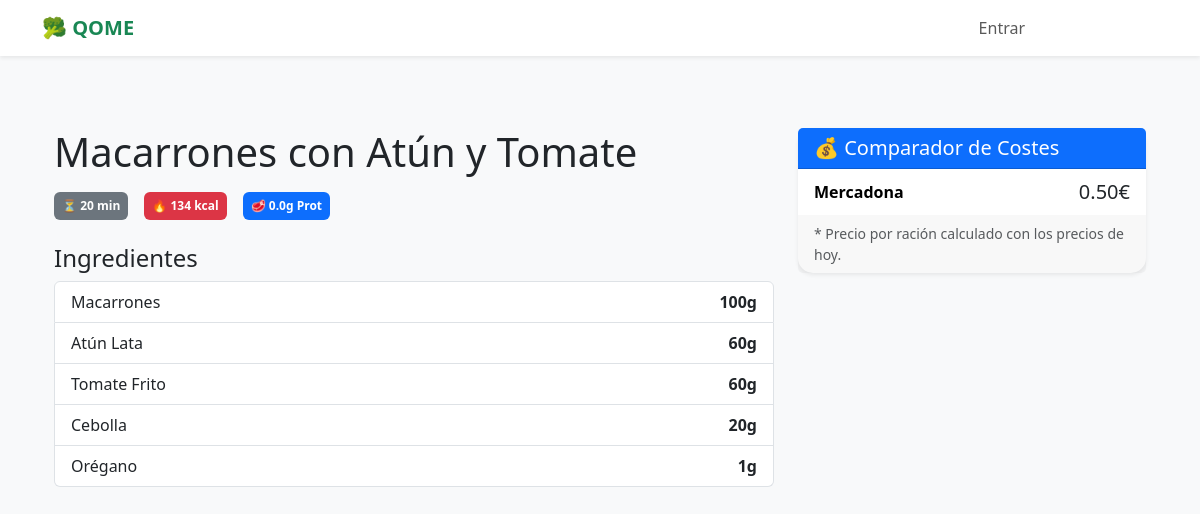
/receta/24/, run on the app's committed database.
### core/models.py (models this page shows, shortened)
class Receta(models.Model):
    titulo = models.CharField(max_length=200)
    tiempo_preparacion = models.IntegerField()
    es_apta_sarten = models.BooleanField(default=False)
    es_apta_airfryer = models.BooleanField(default=False)
    es_apta_horno = models.BooleanField(default=False)
    es_apta_microondas = models.BooleanField(default=False)
    es_apta_tupper = models.BooleanField(default=True)
    calorias = models.IntegerField(default=0)
    proteinas = models.FloatField(default=0.0)
    grasas = models.FloatField(default=0.0)
    hidratos = models.FloatField(default=0.0)

class RecetaIngrediente(models.Model):
    receta = models.ForeignKey(Receta, related_name='ingredientes', on_delete=models.CASCADE)
    ingrediente_base = models.ForeignKey(IngredienteBase, on_delete=models.CASCADE)
    cantidad_gramos = models.IntegerField()

class IngredienteBase(models.Model):
    CATEGORIAS = [
        ('Fruta', 'Fruta'), ('Verdura', 'Verdura'), ('Carniceria', 'Carnicería'),
        ('Pescaderia', 'Pescadería'), ('Lacteos', 'Lácteos'), ('Despensa', 'Despensa'),
        ('Huevos', 'Huevos'), ('Otros', 'Otros')
    ]
    nombre = models.CharField(max_length=100, unique=True)
    categoria = models.CharField(max_length=20, choices=CATEGORIAS, default='Otros')
    calorias = models.IntegerField(default=0)
    proteinas = models.FloatField(default=0.0)
    grasas = models.FloatField(default=0.0)
    hidratos = models.FloatField(default=0.0)
    dias_caducidad = models.IntegerField(default=7)

class CostePorSupermercado(models.Model):
    receta = models.ForeignKey(Receta, related_name='costes_por_supermercado', on_delete=models.CASCADE)
    supermercado = models.ForeignKey(Supermercado, on_delete=models.CASCADE)
    coste = models.DecimalField(max_digits=6, decimal_places=2)
    es_posible = models.BooleanField(default=True, help_text="False si el súper no tiene todos los ingredientes")
    ultima_actualizacion = models.DateTimeField(auto_now=True)
    class Meta:
        unique_together = ('receta', 'supermercado')

class Supermercado(models.Model):
    nombre = models.CharField(max_length=50, unique=True)
    color_brand = models.CharField(max_length=7, default="#000000", help_text="Color hexadecimal para la UI")

### core/views.py (the view)
# urls.py: path('receta/<int:receta_id>/', views.detalle_receta, name='detalle_receta'),
def detalle_receta(request, receta_id):
    receta = get_object_or_404(Receta, id=receta_id)
    costes = receta.costes_por_supermercado.filter(es_posible=True).select_related('supermercado').order_by('coste')
    return render(request, 'core/detalles_receta.html', {
        'receta': receta,
        'costes': costes
    })

### core/templates/core/detalles_receta.html
{% extends 'core/base.html' %}
{% block content %}
<div class="container py-5">
    <div class="row">
        <div class="col-md-8">
            <h1 class="mb-3">{{ receta.titulo }}</h1>
            <div class="d-flex gap-3 mb-4">
                <span class="badge bg-secondary p-2">⏳ {{ receta.tiempo_preparacion }} min</span>
                <span class="badge bg-danger p-2">🔥 {{ receta.calorias }} kcal</span>
                <span class="badge bg-primary p-2">🥩 {{ receta.proteinas }}g Prot</span>
            </div>
            <h4>Ingredientes</h4>
            <ul class="list-group mb-4">
                {% for ing in receta.ingredientes.all %}
                <li class="list-group-item d-flex justify-content-between">
                    <span>{{ ing.ingrediente_base.nombre }}</span>
                    <strong>{{ ing.cantidad_gramos }}g</strong>
                </li>
                {% endfor %}
            </ul>
        </div>
        <div class="col-md-4">
            <div class="card shadow-sm border-primary mb-3">
                <div class="card-header bg-primary text-white">
                    <h5 class="mb-0">💰 Comparador de Costes</h5>
                </div>
                <ul class="list-group list-group-flush">
                    {% for coste in costes %}
                    <li class="list-group-item d-flex justify-content-between align-items-center">
                        <span class="fw-bold" style="color: {{ coste.supermercado.color_brand }}">
                            {{ coste.supermercado.nombre }}
                        </span>
                        <span class="fs-5">{{ coste.coste|floatformat:2 }}€</span>
                    </li>
                    {% empty %}
                    <li class="list-group-item text-muted">
                        No hay precios disponibles para esta receta.
                    </li>
                    {% endfor %}
                </ul>
                <div class="card-footer text-muted small">
                    * Precio por ración calculado con los precios de hoy.
                </div>
            </div>
        </div>
    </div>
</div>
{% endblock %}

### core/templates/core/base.html (style rules this page uses)
body { background-color: #f8f9fa; }
.card { border: none; border-radius: 15px; box-shadow: 0 4px 6px rgba(0,0,0,0.1); }

### data on the page
Receta: titulo "Macarrones con Atún y Tomate", tiempo_preparacion "20", calorias "134", proteinas "0.0"
RecetaIngrediente: ingrediente_base.nombre "Macarrones", cantidad_gramos "100"
RecetaIngrediente: ingrediente_base.nombre "Atún Lata", cantidad_gramos "60"
RecetaIngrediente: ingrediente_base.nombre "Tomate Frito", cantidad_gramos "60"
RecetaIngrediente: ingrediente_base.nombre "Cebolla", cantidad_gramos "20"
RecetaIngrediente: ingrediente_base.nombre "Orégano", cantidad_gramos "1"
CostePorSupermercado: supermercado.nombre "Mercadona", coste "0.50"
